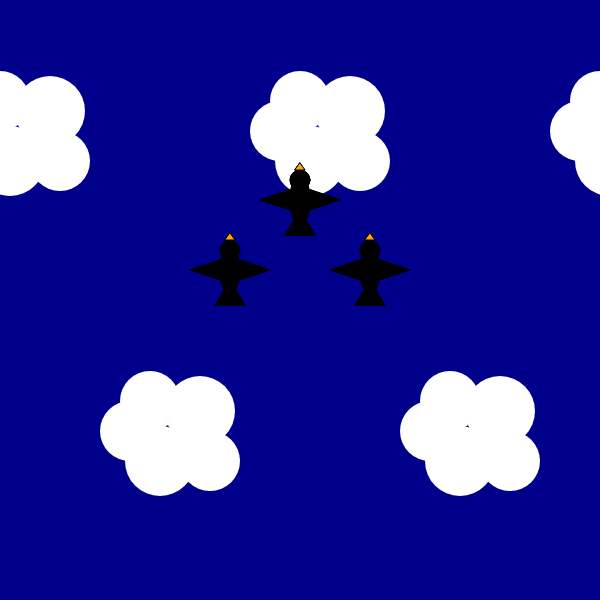
Frame 1 (no input)
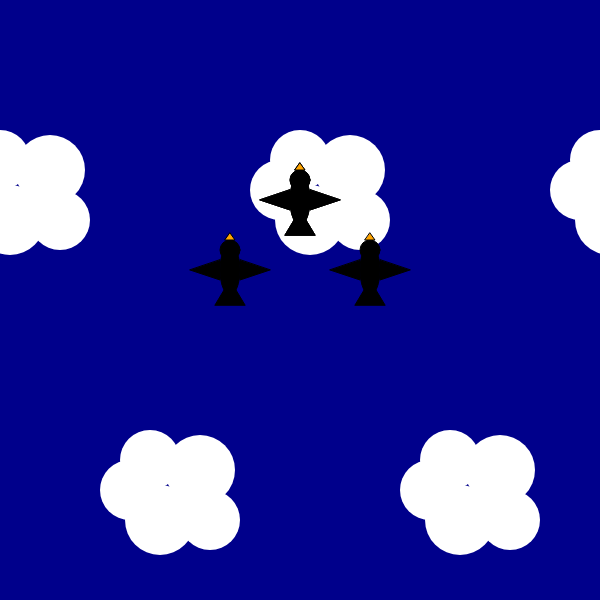
Frame 60 (no input)
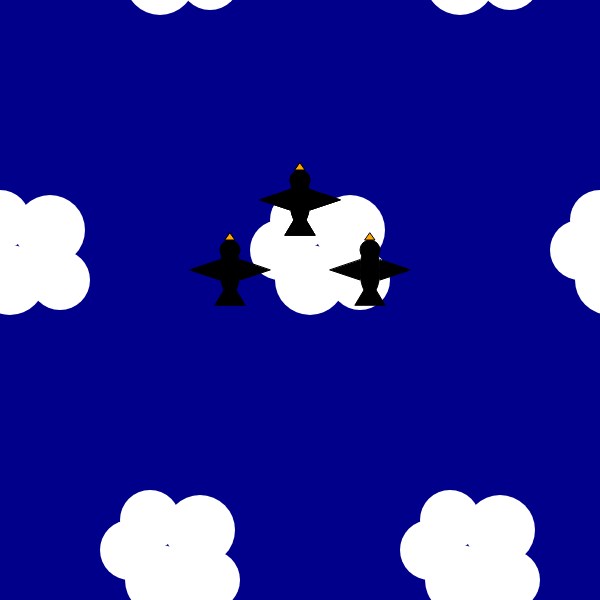
Frame 120 (the mouse pressed at the canvas centre since frame 60)

The p5.js sketch that drew these frames (run headless with seeded random() and noise() and a simulated clock; from frame 60 on, the mouse is pressed at the canvas centre):

// p5.js sketch
// ── sketch.js
let betweenBirds = 70
let betweenClouds1 = 300
let betweenClouds2 = 600

function setup() {
  createCanvas(600, 600);
}

function bird(x, y, color1, color2) {
  push()
  fill(color1)
  // create bird
  // bird tail 
  triangle(x - 15, y + 35, x, y + 10, x + 15, y + 35)
  
  // bird body
  ellipse(x, y, 20, 50)
  
  // bird head
  circle(x, y - 20, 20)
  
  // bird left wing
  triangle(x - 10, y - 10, x - 10, y + 10, x - 40, y)
  
  // bird right wing
  triangle(x + 10, y - 10, x + 10, y + 10, x + 40, y)
  
  fill(color2)
  // bird beak
   triangle(x - 5, y - 30, x + 5, y - 30, x, y - 37)
  pop()
}


function cloud(x, y, color3) {
  push()
  noStroke()
  fill(color3)
  circle(x, y, 60)
  circle(x + 50, y + 10, 70)
  circle(x - 20, y + 30, 60)
  circle(x + 10, y + 60, 70)
  circle(x + 60, y + 60, 60)
  pop()
  
}

function draw() {
  

  if(mouseX > 300){
    background("#ADD8E6");
  } else {
    background("#00008B")
  }
  
  
   // make clouds
  
   for (i = 0; i < 3; i++) {
     for( j = 0; j < 20; j++) {
      let x =  150 + i * betweenClouds1
      let y = -11000 + j * betweenClouds2 
      let color3 = color("white")
      
      cloud(x, y + frameCount, color3)
     }
  } 
  for (i = 0; i < 3; i++) {
     for( j = 0; j < 20; j++) {
      let x =  i * betweenClouds1
      let y = -10700 + j * betweenClouds2 
      let color3 = color("white")
      
      cloud(x, y + frameCount, color3)
     }
  } 
  
  
  
  // make birds
  
  if(mouseY > 300) {
  for (i = 0; i < 4; i++) {
      let x = 300 + i * betweenBirds
      let y = 200 + i * betweenBirds
      let color1 = color("black")
      let color2 = color("orange")
      
      bird(x, y, color1, color2)
  }
  
  for (i = 0; i < 4; i++) {
      let x = 300 - i * betweenBirds
      let y = 200 + i * betweenBirds
      let color1 = color("black")
      let color2 = color("orange")
      
      bird(x, y, color1, color2)
  }
  } else {
      for (i = 0; i < 2; i++) {
      let x = 300 + i * betweenBirds
      let y = 200 + i * betweenBirds
      let color1 = color("black")
      let color2 = color("orange")
      
      bird(x, y, color1, color2)
  }
  
  for (i = 0; i < 2; i++) {
      let x = 300 - i * betweenBirds
      let y = 200 + i * betweenBirds
      let color1 = color("black")
      let color2 = color("orange")
      
      bird(x, y, color1, color2)
    
  }
  }
 

}
